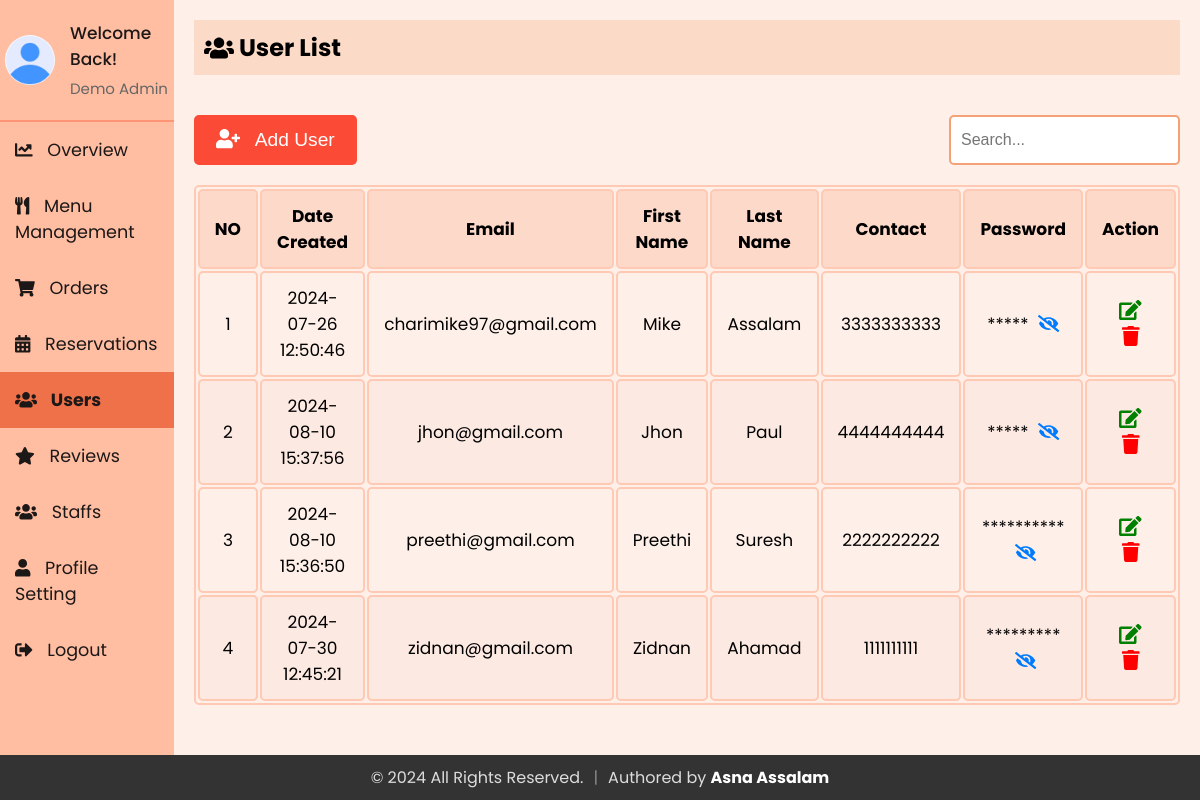
The page /Admin/users.php (signed in) on the database its author committed.
### tables this page shows
CREATE TABLE `staff` (
  `id` int(11) NOT NULL,
  `firstName` varchar(50) NOT NULL,
  `lastName` varchar(50) NOT NULL,
  `email` varchar(100) NOT NULL,
  `contact` varchar(15) DEFAULT NULL,
  `role` enum('superadmin','admin','delivery boy','waiter') NOT NULL,
  `password` varchar(255) NOT NULL,
  `createdAt` timestamp NOT NULL DEFAULT current_timestamp(),
  `updatedAt` timestamp NOT NULL DEFAULT current_timestamp() ON UPDATE current_timestamp(),
  `profile_image` varchar(255) NOT NULL DEFAULT 'default.jpg'
);

CREATE TABLE `users` (
  `email` varchar(255) NOT NULL,
  `firstName` varchar(255) NOT NULL,
  `lastName` varchar(255) NOT NULL,
  `contact` varchar(10) NOT NULL,
  `password` varchar(20) NOT NULL,
  `dateCreated` timestamp NOT NULL DEFAULT current_timestamp(),
  `profile_image` varchar(255) NOT NULL DEFAULT 'default.jpg'
);

### Admin/sidebar.php (called while the page is built, shortened)
<?php
include 'db_connection.php';
$admin_email = isset($_SESSION['email']) ? $_SESSION['email'] : '';
function getAdminInfo($email)
{
  global $conn;
  $stmt = $conn->prepare("SELECT firstName, lastName, email, profile_image FROM staff WHERE email = ?");
  $stmt->bind_param("s", $email);
  $stmt->execute();
  $stmt->bind_result($firstName, $lastName, $email,  $profile_image);
  return [
    'firstName' => $firstName ?: '',
    'lastName' => $lastName ?: '',
    'email' => $email ?: '',
    'profile_image' => $profile_image ?: 'default.jpg'
  ];
}
$admin_info = getAdminInfo($admin_email);
?>

### Admin/users.php (the view, shortened to what this page needs)
<?php
include 'db_connection.php';
$search = '';
?>
<?php
include 'sidebar.php';
?>
<!DOCTYPE html>
<html lang="en">
<head>
  <link rel="stylesheet" href="https://cdnjs.cloudflare.com/ajax/libs/font-awesome/5.15.3/css/all.min.css">
  <link rel="stylesheet" href="admin_user.css">
  <link rel="stylesheet" href="sidebar.css">
</head>
<body>
  <div class="sidebar">
    <div class="profile-section">
      <img src="../uploads/<?php echo htmlspecialchars($admin_info['profile_image']); ?>" alt="Profile Picture">
      <div class="info">
        <h3>Welcome Back!</h3>
        <p><?php echo htmlspecialchars($admin_info['firstName']) . ' ' . htmlspecialchars($admin_info['lastName']); ?></p>
      </div>
    </div>
    <ul>
      <li><a href="index.php"><i class="fas fa-chart-line" style="margin-right: 10px;"></i> Overview</a></li>
      <li><a href="admin_menu.php" ><i class="fas fa-utensils" style="margin-right: 10px;"></i> Menu Management</a></li>
      <li><a href="admin_orders.php"><i class="fas fa-shopping-cart" style="margin-right: 10px;"></i> Orders</a></li>
      <li><a href="reservations.php"><i class="fas fa-calendar-alt" style="margin-right: 10px;"></i> Reservations</a></li>
      <li><a href="users.php" class="active"><i class="fas fa-users" style="margin-right: 10px;"></i> Users</a></li>
      <li><a href="reviews.php"><i class="fas fa-star" style="margin-right: 10px;"></i> Reviews</a></li>
      <li><a href="staffs.php" ><i class="fas fa-users" style="margin-right: 10px;"></i> Staffs</a></li>
      <li><a href="profile.php"><i class="fas fa-user" style="margin-right: 10px;"></i> Profile Setting</a></li>
      <li style="margin-right: 10px;"><a href="logout.php"><i class="fas fa-sign-out-alt" style="margin-right: 10px;"></i> Logout</a></li>
    </ul>
  </div>
  <div class="content">
    <div class="header">
      <h2><i class="fas fa-users"></i>&nbsp;User List</h2>
    </div>
    <div class="actions">
      <button onclick="openaddUserModal()"><i class="fas fa-user-plus"></i> &nbsp; Add User</button>
      <form method="POST" id="searchForm" class="search-bar">
        <input type="text" name="search" placeholder="Search..." value="<?php echo htmlspecialchars($search); ?>">
      </form>
    </div>
    <table id="userTable">
      <thead>
        <tr>
          <th>NO</th>
          <th>Date Created</th>
          <th>Email</th>
          <th>First Name</th>
          <th>Last Name</th>
          <th>Contact</th>
          <th>Password</th>
          <th>Action</th>
        </tr>
      </thead>
      <tbody>
        <?php
        $sql = "SELECT * FROM users";
        $result = $conn->query($sql);
        if ($result->num_rows > 0) {
          $counter = 1;
          while ($row = $result->fetch_assoc()) {
            $passwordMasked = str_repeat('*', strlen($row['password']));
            echo "<tr>
                      <td>{$counter}</td>
                      <td>{$row['dateCreated']}</td>
                      <td>{$row['email']}</td>
                      <td>{$row['firstName']}</td>
                      <td>{$row['lastName']}</td>
                      <td>{$row['contact']}</td>
                      <td>
                          <span class='password-masked'>{$passwordMasked}</span>
                          <span class='password-visible' style='display: none;'>{$row['password']}</span>
                          <i class='fas fa-eye-slash toggle-password' onclick='togglePassword(this)'></i>
                      </td>
                      <td>
                          <button id='editbtn' onclick='openEditUserModal(this)' data-email='{$row['email']}' data-firstname='{$row['firstName']}' data-lastname='{$row['lastName']}' data-contact='{$row['contact']}' data-password='{$row['password']}'><i class='fas fa-edit'></i></button>
                          <button id='deletebtn' onclick=\"deleteItem('{$row['email']}')\"><i class='fas fa-trash'></i></button>
                      </td>
                  </tr>";
            $counter++;
          }
        } else {
          echo "<tr><td colspan='8' style='text-align: center;'>No Users Found</td></tr>";
        }
        ?>
      </tbody>
    </table>
  </div>
</body>
</html>

### Admin/admin_user.css (style rules this page uses)
* { margin: 0; padding: 0; }
body { background: #fef0e8; font-family: "Poppins", sans-serif; margin: 0; }
.content { margin-bottom: 40px; }
.actions { display: flex; justify-content: space-between; align-items: center; margin-top: 40px; margin-bottom: 20px; }
#userTable td { position: relative; }
#userTable .fa-eye, #userTable .fa-eye-slash { cursor: pointer; margin-left: 5px; color: #007bff; }
.search-bar input { padding: 14px 10px; font-size: 16px; border-radius: 5px; border: 2px solid #f4a178; cursor: pointer; outline: none; }
.header { padding: 10px; background-color: #fbdac7; margin-bottom: 20px; display: flex; align-items: center; }
table { width: 100%; border: 2px solid #ffc9b3; font-size: 17px; text-align: center; cursor: pointer; border-radius: 5px; }
table th, table td { padding: 12px 15px; border: 2px solid #ffc9b3; border-radius: 5px; }
table th { background-color: #fdd9c9; }
table tr:nth-of-type(even) { background-color: #fce9e2; }
button { background-color: #fb4a36; color: white; border: 2px solid #fb4a36; padding: 12px 20px; cursor: pointer; border-radius: 5px; transition: all 0.3s ease; font-size: 1.2rem; }
#editbtn, #deletebtn { font-size: 20px; background: none; border: none; padding: 0 0 0 0; outline: none; cursor: pointer; padding: 0 5px 0 5px; }
#editbtn { color: green; }
#deletebtn { color: red; }
.sidebar ul li a.active { font-weight: bold; }

### Admin/sidebar.css (style rules this page uses)
* { margin: 0; padding: 0; box-sizing: border-box; }
body { background: #fef0e8; font-family: "Poppins", sans-serif; display: flex; flex-direction: row; margin: 0; }
.sidebar { width: 250px; background-color: #ffbda1; color: #1d1818; overflow: auto; position: relative; min-height: 100vh; font-size: 1.1rem }
.sidebar ul li a { display: block; padding: 15px; text-decoration: none; color: #1d1818; transition: background-color 0.3s; }
.sidebar ul li a.active { background-color:#ee7149; font-weight: bold; }
.sidebar ul { list-style-type: none; padding: 0; }
.content { flex: 1; padding: 20px; }
.header { padding: 10px; background-color: #fbdac7; margin-bottom: 20px; display: flex; align-items: center; }
.header h2 { display: flex; align-items: center; }
.profile-section { padding: 20px 5px 20px 5px; display: flex; align-items: center; border-bottom: 2px solid rgba(253, 108, 77, 0.5); }
.profile-section img { width: 50px; height: 50px; border-radius: 50%; margin-right: 15px; }
.profile-section .info { flex-grow: 1; }
.profile-section .info h3 { margin: 0; font-size: 17px; font-weight: 500; }
.profile-section .info p { margin: 5px 0 0; font-size: 15px; color: #666; }
.sidebar ul li a.active { font-weight: bold; }

### Admin/users.php (style rules this page uses)
.sidebar ul li a.active { font-weight: bold; }

### rows shown on the page
staff: profile_image (placeholder picture), firstName "Demo", lastName "Admin"
users: dateCreated "2024-07-26 12:50:46", email "charimike97@gmail.com", firstName "Mike", lastName "Assalam", contact "3333333333", password "*****"
users: dateCreated "2024-08-10 15:37:56", email "jhon@gmail.com", firstName "Jhon", lastName "Paul", contact "4444444444", password "*****"
users: dateCreated "2024-08-10 15:36:50", email "preethi@gmail.com", firstName "Preethi", lastName "Suresh", contact "2222222222", password "**********"
users: dateCreated "2024-07-30 12:45:21", email "zidnan@gmail.com", firstName "Zidnan", lastName "Ahamad", contact "1111111111", password "*********"
